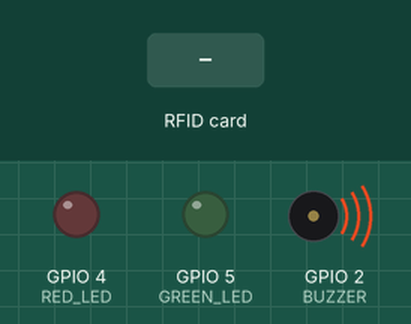
This sketch was run on a simulated ESP8266 (Wemos D1 mini). On the bench: output pins drawn as LEDs (lit = HIGH), buzzer (waves = sounding, pin HIGH). The inputs (shaded band) are chosen by the test bench. WiFi joins after 1.5 s; servers stay silent unless stated; uploads are accepted with an empty reply; what the sketch prints to the serial monitor is not drawn.

Above: at 1.6 s.
At 2.1 s:
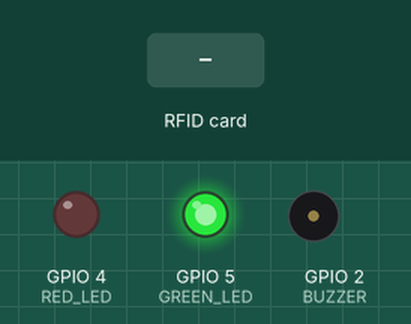
At 3.8 s:
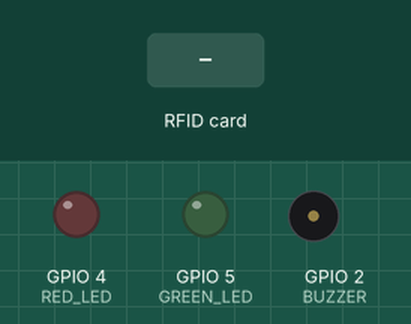
3.9 s: RFID card 5E 7A 19 C4 held to the reader
Timing chart, 0 to 6.9 s (numbered marks = the images above; inputs shaded):
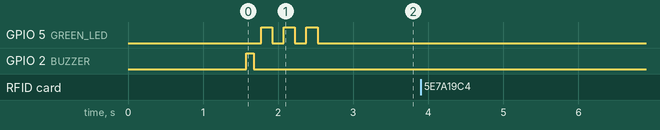

The sketch:

esp8266_rfid.ino
```cpp
/*
 * ============================================================
 * AttendEase — ESP8266 + MFRC522 RFID Attendance System
 * ============================================================
 * Board   : NodeMCU ESP8266 or Wemos D1 Mini
 * Module  : MFRC522 RFID Reader
 *
 * Wiring (MFRC522 → NodeMCU):
 *   SDA  → D8 (GPIO15)
 *   SCK  → D5 (GPIO14)
 *   MOSI → D7 (GPIO13)
 *   MISO → D6 (GPIO12)
 *   GND  → GND
 *   RST  → D3 (GPIO0)
 *   3.3V → 3.3V  ← NOT 5V, will damage module
 *
 * Optional feedback:
 *   Green LED  → D1 (GPIO5) → 220Ω resistor → GND
 *   Red LED    → D2 (GPIO4) → 220Ω resistor → GND
 *   Buzzer     → D4 (GPIO2) → GND
 *
 * Libraries (install via Arduino Library Manager):
 *   - MFRC522 by GithubCommunity
 *   - ArduinoJson by Benoit Blanchon (v6.x)
 *   - ESP8266WiFi (comes with ESP8266 board package)
 *
 * Board settings:
 *   Board         : NodeMCU 1.0 (ESP-12E Module)
 *   Upload Speed  : 115200
 *   Flash Size    : 4MB (FS:2MB OTA:~1019KB)
 * ============================================================
 */

#include <SPI.h>
#include <MFRC522.h>
#include <ESP8266WiFi.h>
#include <ESP8266HTTPClient.h>
#include <WiFiClientSecure.h>
#include <ArduinoJson.h>

// ============================================================
// CONFIGURATION — EDIT THESE
// ============================================================

const char* WIFI_SSID     = "HUAWEI-2.4G-az9q";
const char* WIFI_PASSWORD = "K9XhMnmN";
const char* SERVER_BASE   = "https://attendance-rfid.onrender.com/api/v1";
const char* API_KEY       = "yvd1bxmlA9jRRYp2hrvw0QvdoC8AXRJ7ENz5qyrLlDs";
const char* READER_ID     = "zics-entrance-1";

// ============================================================
// PINS
// ============================================================
#define SS_PIN    15   // D8
#define RST_PIN   0    // D3
#define GREEN_LED 5    // D1 — success
#define RED_LED   4    // D2 — error / unknown card
#define BUZZER    2    // D4 — beep feedback

// ============================================================
// GLOBALS
// ============================================================
MFRC522 rfid(SS_PIN, RST_PIN);

String tapURL;
String scanModeURL;
bool   adminScanMode = false;
unsigned long lastTapMs = 0;
const unsigned long COOLDOWN_MS = 3000;

// ============================================================
// SETUP
// ============================================================
void setup() {
  Serial.begin(115200);
  Serial.println("\n========================================");
  Serial.println("  AttendEase RFID System Starting...");
  Serial.println("========================================");

  pinMode(GREEN_LED, OUTPUT);
  pinMode(RED_LED,   OUTPUT);
  pinMode(BUZZER,    OUTPUT);
  digitalWrite(GREEN_LED, LOW);
  digitalWrite(RED_LED,   LOW);
  digitalWrite(BUZZER,    LOW);

  SPI.begin();
  rfid.PCD_Init();
  rfid.PCD_DumpVersionToSerial();
  Serial.println("[OK] RFID reader ready");

  tapURL      = String(SERVER_BASE) + "/rfid/tap";
  scanModeURL = String(SERVER_BASE) + "/rfid/scan-mode";
  Serial.print("[URL] tap      → "); Serial.println(tapURL);
  Serial.print("[URL] scanMode → "); Serial.println(scanModeURL);

  connectWiFi();

  Serial.println("\n[READY] Waiting for RFID card tap...");
  beep(1, 100);
  ledFlash(GREEN_LED, 3, 150);
}

// ============================================================
// MAIN LOOP
// ============================================================
void loop() {
  if (WiFi.status() != WL_CONNECTED) {
    Serial.println("[WIFI] Lost. Reconnecting...");
    connectWiFi();
  }

  if (!rfid.PICC_IsNewCardPresent()) return;
  if (!rfid.PICC_ReadCardSerial())   return;

  unsigned long now = millis();
  if (now - lastTapMs < COOLDOWN_MS) {
    Serial.println("[WAIT] Too fast. Cooldown active.");
    rfid.PICC_HaltA();
    return;
  }
  lastTapMs = now;

  String cardUID = getCardUID();
  Serial.print("[CARD] UID: ");
  Serial.println(cardUID);

  if (adminScanMode) {
    sendScanMode(cardUID);
  } else {
    sendTap(cardUID);
  }

  rfid.PICC_HaltA();
  rfid.PCD_StopCrypto1();
}

// ============================================================
// READ CARD UID
// ============================================================
String getCardUID() {
  String uid = "";
  for (byte i = 0; i < rfid.uid.size; i++) {
    if (rfid.uid.uidByte[i] < 0x10) uid += "0";
    uid += String(rfid.uid.uidByte[i], HEX);
    if (i < rfid.uid.size - 1) uid += ":";
  }
  uid.toUpperCase();
  return uid;
}

// ============================================================
// SEND TAP — with retry on timeout (Render cold start)
// ============================================================
void sendTap(String cardUID) {
  Serial.print("[HTTPS] POST tap → ");
  Serial.println(tapURL);

  StaticJsonDocument<128> doc;
  doc["card_uid"]  = cardUID;
  doc["reader_id"] = READER_ID;
  String body;
  serializeJson(doc, body);

  int httpCode = -11;

  for (int attempt = 1; attempt <= 3 && httpCode == -11; attempt++) {
    if (attempt > 1) {
      Serial.printf("[RETRY] Attempt %d/3 — server waking up, waiting 15s...\n", attempt);
      ledFlash(RED_LED, 1, 500);  // slow red blink = waiting
      delay(15000);
    }

    WiFiClientSecure client;
    client.setInsecure();

    HTTPClient http;
    http.begin(client, tapURL);
    http.setTimeout(35000);  // 35s — covers Render cold start
    http.addHeader("Content-Type", "application/json");
    http.addHeader("X-Camera-Key", API_KEY);

    httpCode = http.POST(body);

    if (httpCode == HTTP_CODE_OK) {
      String response = http.getString();
      Serial.print("[HTTPS] 200 → ");
      Serial.println(response);

      StaticJsonDocument<512> resp;
      if (!deserializeJson(resp, response)) {
        bool        success = resp["success"]       | false;
        const char* name    = resp["employee_name"] | "";
        const char* action  = resp["action"]        | "";
        const char* message = resp["message"]       | "";
        bool        isLate  = resp["is_late"]        | false;
        int         lateMin = resp["late_minutes"]   | 0;

        Serial.println("────────────────────────────────");
        if (success) {
          Serial.printf("[✓] %s | %s\n", name, action);
          Serial.printf("[i] %s\n", message);
          if (isLate) Serial.printf("[!] Late by %d mins\n", lateMin);
          beep(2, 100);
          ledFlash(GREEN_LED, 2, 300);
        } else {
          Serial.printf("[✗] %s\n", message);
          beep(1, 500);
          ledFlash(RED_LED, 3, 200);
        }
        Serial.println("────────────────────────────────");
      }

    } else if (httpCode == -11) {
      Serial.println("[TIMEOUT] No response — Render may be cold starting...");

    } else if (httpCode == 401) {
      Serial.println("[ERROR] 401 — Wrong API key");
      errorFeedback();

    } else if (httpCode < 0) {
      Serial.printf("[ERROR] Connection failed: %d\n", httpCode);
      errorFeedback();

    } else {
      Serial.printf("[ERROR] HTTP %d\n", httpCode);
      if (httpCode > 0) Serial.println(http.getString());
      errorFeedback();
    }

    http.end();
  }

  if (httpCode == -11) {
    Serial.println("[ERROR] Server unreachable after 3 attempts.");
    errorFeedback();
  }
}

// ============================================================
// SEND SCAN MODE (card registration)
// ============================================================
void sendScanMode(String cardUID) {
  Serial.print("[SCAN MODE] Card: ");
  Serial.println(cardUID);

  WiFiClientSecure client;
  client.setInsecure();

  HTTPClient http;
  http.begin(client, scanModeURL);
  http.setTimeout(35000);
  http.addHeader("Content-Type", "application/json");
  http.addHeader("X-Camera-Key", API_KEY);

  StaticJsonDocument<128> doc;
  doc["card_uid"] = cardUID;
  String body;
  serializeJson(doc, body);

  int httpCode = http.POST(body);
  if (httpCode == HTTP_CODE_OK) {
    Serial.println("[SCAN MODE] UID sent to dashboard");
    beep(3, 80);
    ledFlash(GREEN_LED, 3, 100);
  } else {
    Serial.printf("[SCAN MODE] Error: %d\n", httpCode);
    errorFeedback();
  }
  http.end();
}

// ============================================================
// WIFI
// ============================================================
void connectWiFi() {
  Serial.printf("[WIFI] Connecting to %s ", WIFI_SSID);
  WiFi.mode(WIFI_STA);
  WiFi.begin(WIFI_SSID, WIFI_PASSWORD);

  unsigned long start = millis();
  while (WiFi.status() != WL_CONNECTED) {
    if (millis() - start > 15000) {
      Serial.println("\n[WIFI] Timeout. Retrying in 10s...");
      delay(10000);
      WiFi.begin(WIFI_SSID, WIFI_PASSWORD);
      start = millis();
      continue;
    }
    delay(500);
    Serial.print(".");
  }
  Serial.println();
  Serial.print("[WIFI] Connected! IP: ");
  Serial.println(WiFi.localIP());
}

// ============================================================
// FEEDBACK HELPERS
// ============================================================

void beep(int times, int durationMs) {
  for (int i = 0; i < times; i++) {
    digitalWrite(BUZZER, HIGH);
    delay(durationMs);
    digitalWrite(BUZZER, LOW);
    delay(durationMs);
  }
}

void ledFlash(int pin, int times, int durationMs) {
  for (int i = 0; i < times; i++) {
    digitalWrite(pin, HIGH);
    delay(durationMs);
    digitalWrite(pin, LOW);
    delay(durationMs);
  }
}

void errorFeedback() {
  beep(1, 800);
  ledFlash(RED_LED, 5, 100);
}

// ============================================================
// FEEDBACK PATTERNS
// ============================================================
// 1 short beep + 3 rapid green flashes   = system ready
// 2 short beeps + 2 green flashes        = attendance recorded
// 1 long beep  + 3 red flashes           = unknown card
// 1 slow red blink (repeated)            = waiting for server (cold start)
// 1 very long beep + 5 red flashes       = server error / unreachable
```

Measured:
- after the input at 3.9 s, every drawn part: stays the same
